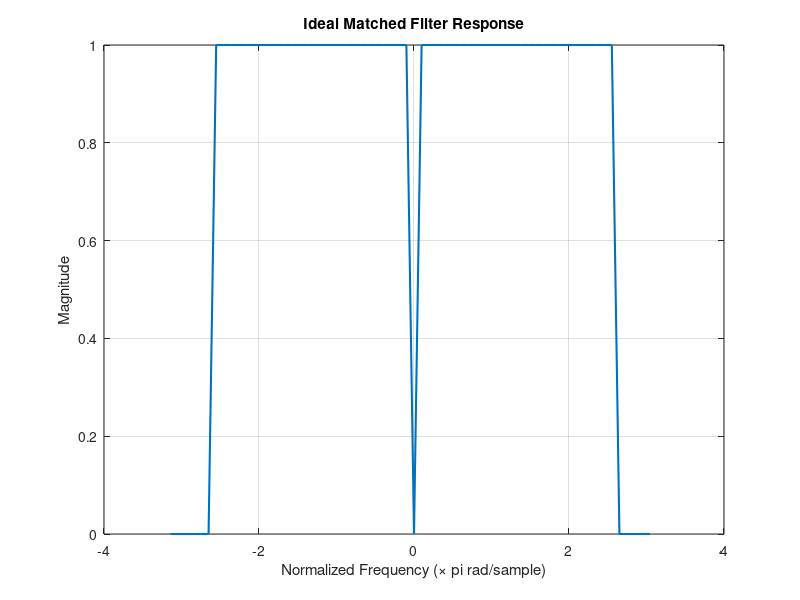

This chart was generated by the following MATLAB code: (Note: this script raises an error after producing the figure.)
%% Ideal Frequency Response
% Number of subcarriers
N = 64;

% Frequency Axis
k = 0:(N-1);
k = k - N/2;

% Determine Ideal Matched Filter Response
% 1 at all non-zero subcarriers
Y = zeros(size(k));
Y(-26 <= k & k <= 26) = 1;
Y(k == 0) = 0;

% Plot Ideal Matched Filter Response
w = 2*pi*k/N;
figure(1)
clf;
plot(w, Y, 'LineWidth',1.5);
grid on;
title('Ideal Matched Filter Response')
xlabel('Normalized Frequency (\times pi rad/sample)')
ylabel('Magnitude');

%% Get range response
% Determine the Range Response
fftSize = N;
Ypad = [zeros(1, fftSize/2-N/2), Y, zeros(1, fftSize/2-N/2)];
Yshift = ifftshift(Ypad);
y = ifft(Yshift, fftSize);
y = y/max(abs(y));
n = (0:(length(y)-1));
figure(2)
clf;
plot(n,db(y),'LineWidth',1.5);
grid on;
xlim([n(1) n(end)])
xlabel('Sample')
ylabel('Magnitude (dB)')
title('Ideal Range Response');

%% Get range response w/ zero-padding
% Determine the Range Response
fftSize = 16*N;
Ypad = [zeros(1, fftSize/2-N/2), Y, zeros(1, fftSize/2-N/2)];
Yshift = ifftshift(Ypad);
y = ifft(Yshift, fftSize);
y = y/max(abs(y));
n = (0:(length(y)-1));
figure(3)
clf;
plot(n,db(y),'LineWidth',1.5);
grid on;
xlim([n(1) n(end)])
xlabel('Sample')
ylabel('Magnitude (dB)')
title('Ideal Range Response');

% % Apply a window
% Y = ifftshift(Y);
% % win = chebwin(26,80);
% % win = [zeros(6,1); win; 0; win; zeros(5,1)];
% win = chebwin(53,80);
% win = [zeros(6,1); win; zeros(5,1)];
% win = ifftshift(win).';
% Y = Y.*win;
% Y = ifft(Y, );
% plot(db(Y))
